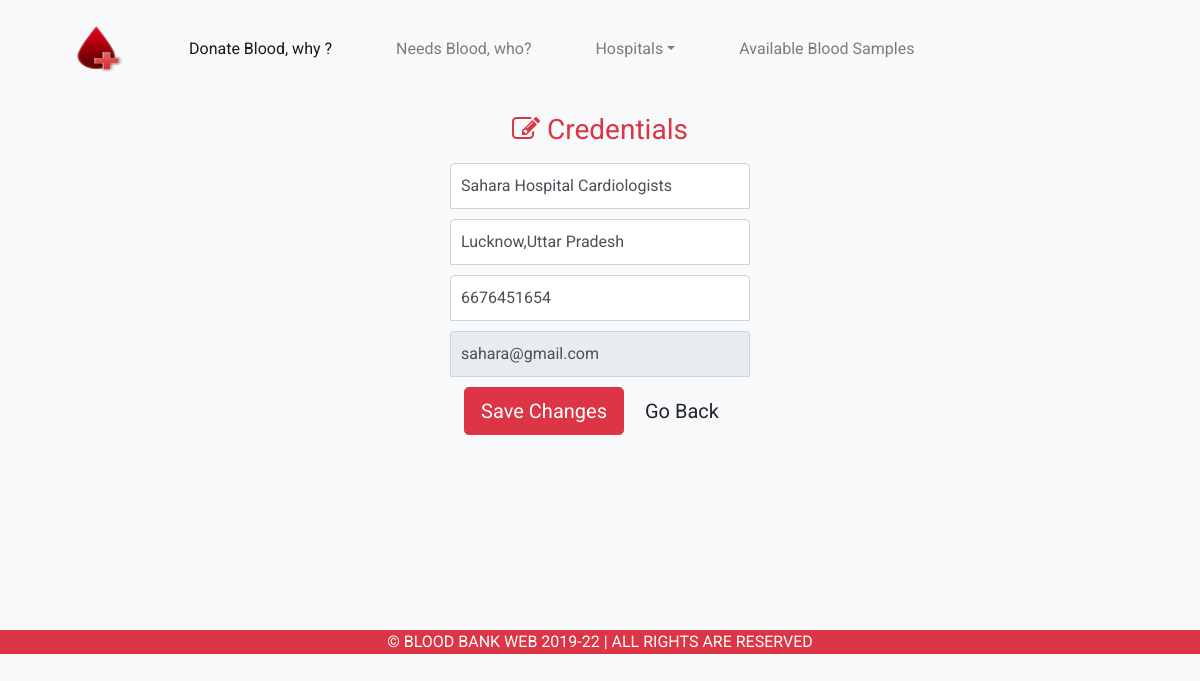
Screenshot of /hospitals/edit (signed in) with the database file from the repository.
### tables this page shows
CREATE TABLE `hospitals` (
  `id` int(11) NOT NULL,
  `hname` varchar(100) NOT NULL,
  `contact_no` varchar(10) NOT NULL,
  `hemail` varchar(50) NOT NULL,
  `haddress` varchar(100) NOT NULL,
  `password` varchar(255) NOT NULL
);

### app/libraries/Core.php (called while the page is built, shortened)
<?php
class Core{
    protected $currentMethod = 'donate_blood_why';
    public function __construct(){
        $url = $this->getUrl() ?? ["pages"];
        if(file_exists('../app/controllers/' .ucwords($url[0]). '.php')){
            unset($url[0]);
        }
        $this->currentController = new $this->currentController;
        if(isset($url[1])){
            if(method_exists($this->currentController, $url[1])){
                $this->currentMethod = $url[1];
                unset($url[1]);
            }
        }
        $this->params = $url ? array_values($url) : [];
        call_user_func_array([$this->currentController, $this->currentMethod],$this->params);
    }
    public function getUrl(){
        if(isset($_GET['url'])){
            $url = rtrim($_GET['url'],'/');
            $url = filter_var($url, FILTER_SANITIZE_URL);
            $url = explode('/',$url);
            return $url;
        }
    }
}

### public/index.php (called while the page is built)
<?php require_once '../app/bootstrap.php';
$init = new Core();

### app/libraries/Database.php (called while the page is built, shortened)
<?php
class Database{
    private $host = DB_HOST;
    private $user = DB_USER;
    private $pass = DB_PASS;
    private $dbname = DB_NAME;
    private $dbh;
    private $stmt;
    public function __construct(){
        $dsn = 'mysql:host='.$this->host.';dbname='.$this->dbname;
        $options = array(
            PDO::ATTR_PERSISTENT => true,
            PDO::ATTR_ERRMODE => PDO::ERRMODE_EXCEPTION
        );
        try{
            $this->dbh = new PDO($dsn,$this->user,$this->pass,$options)
            ;
        }catch(PDOException $e){
            $this->error = $e->getMessage();
            echo $this->error;
        }
    }
    public function query($sql){
        $this->stmt = $this->dbh->prepare($sql);
    }
    public function bind($param, $value, $type = null){
        if(is_null($type)){
            switch(true){
                default:
                    $type = PDO::PARAM_STR;
            }
        }
        $this->stmt->bindValue($param,$value,$type);
    }
    public function execute(){
        return $this->stmt->execute();
    }
    public function single(){
        $this->execute();
        return $this->stmt->fetch(PDO::FETCH_OBJ);
    }
}

### app/models/Hospital.php (called while the page is built, shortened)
<?php
class Hospital{
    private $db;
    public function __construct(){
        $this->db = new Database;
    }
    public function getUserInfo($id){
        $this->db->query('SELECT * FROM hospitals WHERE id = :id');
        $this->db->bind(':id', $id);
        $row = $this->db->single();
        return $row;
    }
}
?>

### app/views/hospitals/edit.php (the view, shortened to what this page needs)
<?php require APPROOT.'/views/inc/header.php'; ?>
<div class="register text-center">
  <form class="form" action="<?php echo URLROOT?>/hospitals/edit" method="POST">
    <h1 class="h3 mb-3 text-danger font-weight-normal"><span><i class="fa fa-pencil-square-o"></i></span> Credentials</h1>
    <input type="text" name="hname" id="inputHospitalName" class="form-control" placeholder="Hospital Name" value = "<?php echo $data['hospital']->hname; ?>"  autofocus>
    <input type="text" name="haddress" id="inputHospitalAddress" class="form-control" placeholder="Hospital Address" value = "<?php echo $data['hospital']->haddress; ?>">
    <input type="text" name="contact_no" id="inputContactNumber" class="form-control" placeholder="Contact Number" maxlength="10" onkeypress="return isNumberKey(event)" value = "<?php echo $data['hospital']->contact_no;?>">
    <input type="text" name="hemail" id="inputHospitalEmail" class="form-control" placeholder="Hospital Email address" value = "<?php echo $data['hospital']->hemail; ?>" disabled>
    <button class="btn btn-lg btn-danger" type="submit">Save Changes</button>
    <button class="btn btn-lg btn-light" onclick="window.location.href = '<?php echo URLROOT;?>/hospitals/index'">Go Back</button>
  </form>
</div>
<?php require APPROOT.'/views/inc/footer.php'; ?>

### public/css/style.css (style rules this page uses)
body { background-color: #f5f5f5; font-family: "Roboto", sans-serif; }
.register, .login { margin-left: 25%; margin-right: 25%; margin-bottom: 15%; }
.form { width: 100%; max-width: 330px; padding: 15px; margin: auto; }
.form .form-control { position: relative; box-sizing: border-box; height: auto; padding: 10px; font-size: 16px; }
.form input[type="email"], input[type="text"] { margin-bottom: 10px; border-bottom-right-radius: 0; border-bottom-left-radius: 0; }

### rows the page displays
hospitals: hname "Sahara Hospital Cardiologists", haddress "Lucknow,Uttar Pradesh", contact_no "6676451654", hemail "sahara@gmail.com"
